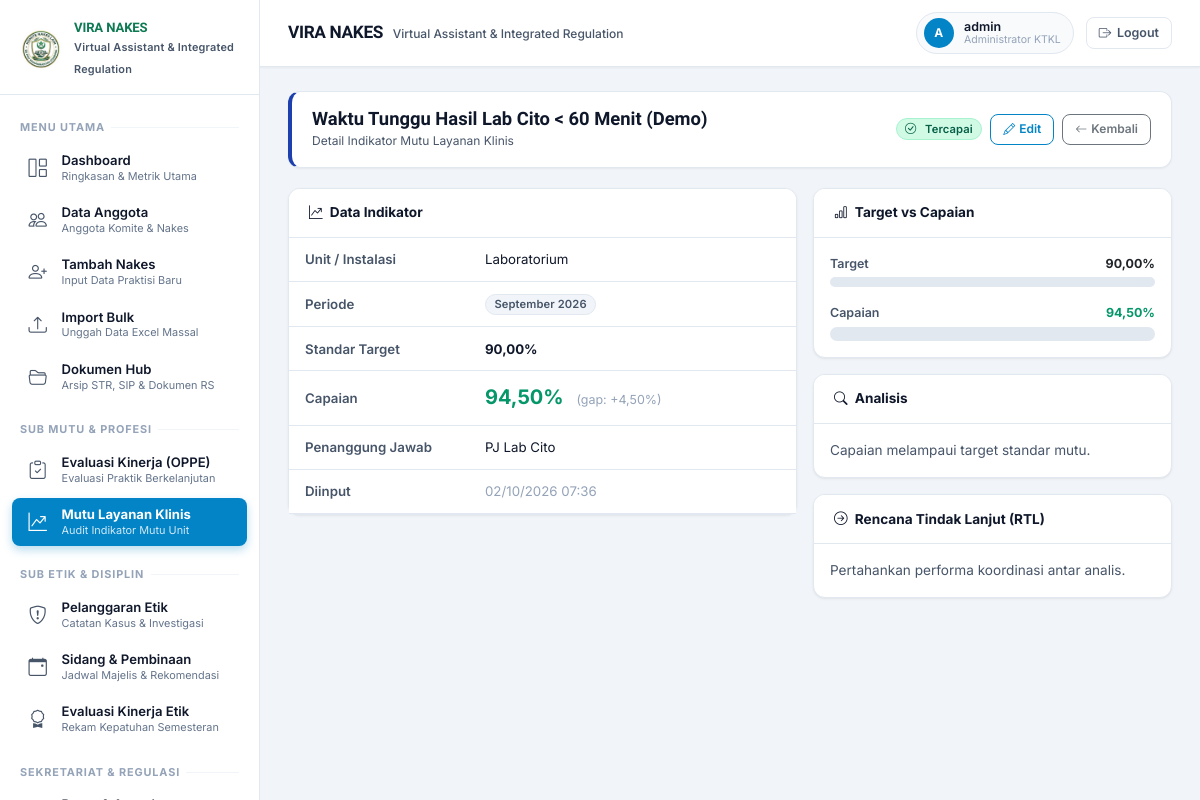
The page /mutu/1/ (signed in) on the database its author committed.
### nakes/models.py (models this page shows, shortened)
class EvaluasiMutuKlinis(models.Model):
    BULAN_CHOICES = [
        (1, 'Januari'), (2, 'Februari'), (3, 'Maret'), (4, 'April'),
        (5, 'Mei'), (6, 'Juni'), (7, 'Juli'), (8, 'Agustus'),
        (9, 'September'), (10, 'Oktober'), (11, 'November'), (12, 'Desember'),
    ]
    unit_kerja = models.CharField('Unit / Instalasi', max_length=200)
    periode_bulan = models.PositiveSmallIntegerField('Bulan', choices=BULAN_CHOICES)
    periode_tahun = models.PositiveIntegerField('Tahun')
    nama_indikator = models.CharField('Nama Indikator Mutu', max_length=300)
    standar_target = models.DecimalField('Standar Target (%)', max_digits=5, decimal_places=2,
                                         validators=[MinValueValidator(0), MaxValueValidator(100)])
    capaian = models.DecimalField('Capaian (%)', max_digits=5, decimal_places=2,
                                  validators=[MinValueValidator(0), MaxValueValidator(100)])
    analisis = models.TextField('Analisis', blank=True)
    rencana_tindak_lanjut = models.TextField('Rencana Tindak Lanjut (RTL)', blank=True)
    penanggung_jawab = models.CharField('Penanggung Jawab / PIC', max_length=200, blank=True)
    created_at = models.DateTimeField(auto_now_add=True)
    updated_at = models.DateTimeField(auto_now=True)
    created_by = models.ForeignKey(settings.AUTH_USER_MODEL, on_delete=models.SET_NULL, null=True, related_name='mutu_created')
    class Meta:
        verbose_name = 'Evaluasi Mutu Layanan Klinis'
        verbose_name_plural = 'Evaluasi Mutu Layanan Klinis'
        ordering = ['-periode_tahun', '-periode_bulan', 'unit_kerja']
    @property
    def is_tercapai(self):
        return self.capaian >= self.standar_target
    @property
    def gap(self):
        return self.capaian - self.standar_target

### nakes/views.py (the view)
# urls.py: path('mutu/<int:pk>/', views.mutu_detail, name='mutu_detail'),
@login_required
def mutu_detail(request, pk):
    mutu = get_object_or_404(EvaluasiMutuKlinis, pk=pk)
    return render(request, 'nakes/mutu_detail.html', {'mutu': mutu})

### templates/nakes/mutu_detail.html (shortened to what this page needs)
{% extends "base.html" %}
{% block content %}
<div class="page-header-box domain-mutu">
    <div>
        <h1 class="page-title-text">{{ mutu.nama_indikator }}</h1>
        <p class="page-subtitle-text">Detail Indikator Mutu Layanan Klinis</p>
    </div>
    <div class="d-flex gap-2 align-items-center flex-wrap">
        {% if mutu.is_tercapai %}
        <span class="badge badge-status-success"><i class="bi bi-check-circle me-1"></i>Tercapai</span>
        {% else %}
        <span class="badge badge-status-danger"><i class="bi bi-x-circle me-1"></i>Tidak Tercapai</span>
        {% endif %}
        <a href="{% url 'nakes:mutu_update' mutu.pk %}" class="btn btn-outline-primary btn-sm">
            <i class="bi bi-pencil me-1"></i>Edit
        </a>
        <a href="{% url 'nakes:mutu_list' %}" class="btn btn-outline-secondary btn-sm">
            <i class="bi bi-arrow-left me-1"></i>Kembali
        </a>
    </div>
</div>
<div class="row g-3">
    <div class="col-12 col-md-7">
        <div class="card">
            <div class="card-header">
                <i class="bi bi-graph-up-arrow me-1"></i> Data Indikator
            </div>
            <div class="card-body p-0">
                <table class="table table-sm mb-0" style="font-size:0.83rem;">
                    <tbody>
                        <tr>
                            <td style="width:180px;color:var(--text-secondary);font-weight:600;padding:0.7rem 1rem;">Unit / Instalasi</td>
                            <td style="padding:0.7rem 1rem;">{{ mutu.unit_kerja }}</td>
                        </tr>
                        <tr>
                            <td style="color:var(--text-secondary);font-weight:600;padding:0.7rem 1rem;">Periode</td>
                            <td style="padding:0.7rem 1rem;">
                                <span class="badge badge-status-neutral">{{ mutu.get_periode_bulan_display }} {{ mutu.periode_tahun }}</span>
                            </td>
                        </tr>
                        <tr>
                            <td style="color:var(--text-secondary);font-weight:600;padding:0.7rem 1rem;">Standar Target</td>
                            <td style="padding:0.7rem 1rem;"><strong>{{ mutu.standar_target }}%</strong></td>
                        </tr>
                        <tr>
                            <td style="color:var(--text-secondary);font-weight:600;padding:0.7rem 1rem;">Capaian</td>
                            <td style="padding:0.7rem 1rem;">
                                <strong style="font-size:1.25rem;{% if mutu.is_tercapai %}color:#059669;{% else %}color:#DC2626;{% endif %}">
                                    {{ mutu.capaian }}%
                                </strong>
                                <span style="color:var(--text-muted);font-size:0.78rem;margin-left:8px;">
                                    (gap: {% if mutu.gap >= 0 %}+{% endif %}{{ mutu.gap }}%)
                                </span>
                            </td>
                        </tr>
                        <tr>
                            <td style="color:var(--text-secondary);font-weight:600;padding:0.7rem 1rem;">Penanggung Jawab</td>
                            <td style="padding:0.7rem 1rem;">{{ mutu.penanggung_jawab|default:"-" }}</td>
                        </tr>
                        <tr>
                            <td style="color:var(--text-secondary);font-weight:600;padding:0.7rem 1rem;">Diinput</td>
                            <td style="padding:0.7rem 1rem;color:var(--text-muted);">{{ mutu.created_at|date:"d/m/Y H:i" }}</td>
                        </tr>
                    </tbody>
                </table>
            </div>
        </div>
    </div>
    <div class="col-12 col-md-5">
        <div class="card mb-3">
            <div class="card-header"><i class="bi bi-bar-chart me-1"></i> Target vs Capaian</div>
            <div class="card-body p-3">
                <div class="mb-3">
                    <div class="d-flex justify-content-between" style="font-size:0.78rem;margin-bottom:4px;">
                        <span style="font-weight:600;color:var(--text-secondary);">Target</span>
                        <span style="font-weight:700;">{{ mutu.standar_target }}%</span>
                    </div>
                    <div class="progress" style="height:10px;background:#E2E8F0;border-radius:9999px;">
                    </div>
                </div>
                <div>
                    <div class="d-flex justify-content-between" style="font-size:0.78rem;margin-bottom:4px;">
                        <span style="font-weight:600;color:var(--text-secondary);">Capaian</span>
                        <span style="font-weight:700;{% if mutu.is_tercapai %}color:#059669;{% else %}color:#DC2626;{% endif %}">{{ mutu.capaian }}%</span>
                    </div>
                    <div class="progress" style="height:14px;background:#E2E8F0;border-radius:9999px;">
                    </div>
                </div>
            </div>
        </div>
        {% if mutu.analisis %}
        <div class="card mb-3">
            <div class="card-header"><i class="bi bi-search me-1"></i> Analisis</div>
            <div class="card-body p-3" style="font-size:0.85rem;white-space:pre-wrap;color:var(--text-secondary);">{{ mutu.analisis }}</div>
        </div>
        {% endif %}
        {% if mutu.rencana_tindak_lanjut %}
        <div class="card">
            <div class="card-header"><i class="bi bi-arrow-right-circle me-1"></i> Rencana Tindak Lanjut (RTL)</div>
            <div class="card-body p-3" style="font-size:0.85rem;white-space:pre-wrap;color:var(--text-secondary);">{{ mutu.rencana_tindak_lanjut }}</div>
        </div>
        {% endif %}
    </div>
</div>
{% endblock %}

### templates/base.html (shortened to what this page needs)
{% load static %}
<!DOCTYPE html>
<html lang="id">
<head>
    <link href="https://cdn.jsdelivr.net/npm/bootstrap@5.3.3/dist/css/bootstrap.min.css" rel="stylesheet">
    <link href="https://cdn.jsdelivr.net/npm/bootstrap-icons@1.11.3/font/bootstrap-icons.min.css" rel="stylesheet">
</head>
<body>
    <aside class="sidebar-desktop d-none d-md-flex flex-column">
        <div class="sidebar-brand">
            <div class="sidebar-brand-logo">
                <img src="{% static 'img/logo-vira.png' %}" alt="VIRA NAKES">
            </div>
            <div class="sidebar-brand-text">
                <h6>VIRA NAKES</h6>
                <small>Virtual Assistant &amp; Integrated Regulation</small>
            </div>
        </div>
        {% include "includes/sidebar_nav.html" %}
    </aside>
    <div class="main-content">
        <header class="d-none d-md-flex top-bar">
            <div class="page-heading">
                <h5>VIRA NAKES</h5>
                <small>Virtual Assistant &amp; Integrated Regulation</small>
            </div>
            <div class="user-pill">
                <div class="user-info">
                    <div class="user-avatar">
                        {{ request.user.username|first|upper }}
                    </div>
                    <div class="user-text">
                        <span class="user-name">{{ request.user.get_full_name|default:request.user.username }}</span>
                        <span class="user-role">{% if request.user.is_superuser %}Administrator KTKL{% else %}Pengurus Komite{% endif %}</span>
                    </div>
                </div>
                <form method="post" action="{% url 'accounts:logout' %}" class="d-inline">
                    <button type="submit" class="btn-logout">
                        <i class="bi bi-box-arrow-right"></i> Logout
                    </button>
                </form>
            </div>
        </header>
        <main class="content-area">
            {% block content %}{% endblock %}
        </main>
    </div>
</body>
</html>

### rows shown on the page
EvaluasiMutuKlinis: nama_indikator "Waktu Tunggu Hasil Lab Cito < 60 Menit (Demo)", unit_kerja "Laboratorium", periode_bulan "September", periode_tahun "2026", standar_target "90,00", capaian "94,50", gap "4,50", penanggung_jawab "PJ Lab Cito", created_at "02/10/2026 07:36", analisis "Capaian melampaui target standar mutu.", rencana_tindak_lanjut "Pertahankan performa koordinasi antar analis."

### other values the page prints
{{ request.user.username|first|upper }} "A"
{{ request.user.get_full_name|default:request.user.username }} "admin"
